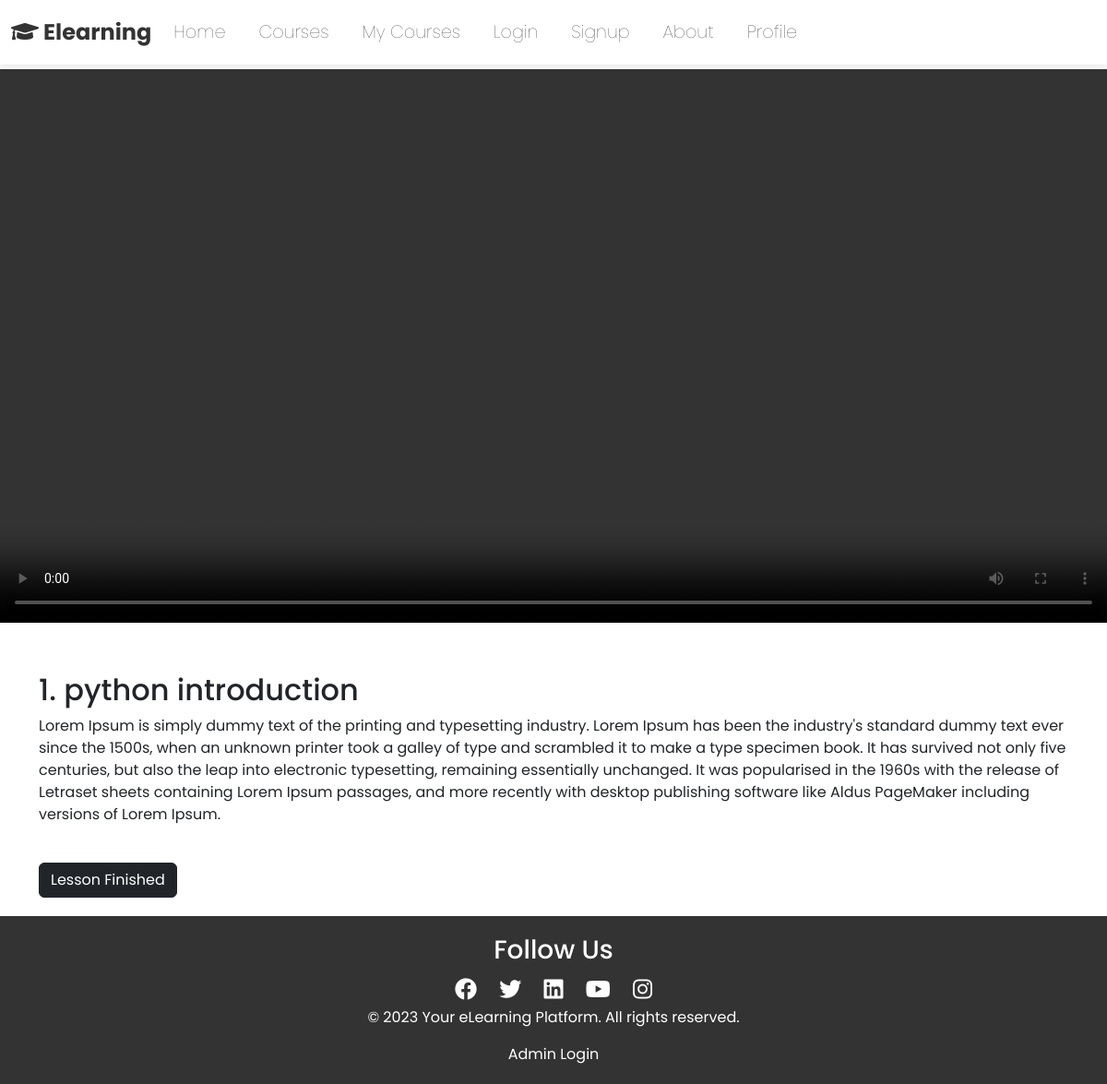
Page /user/viewLesson.php?lesson_id=1001&course_id=1 (signed in) on the committed database.
### tables this page shows
CREATE TABLE `lessons` (
  `lesson_id` int(11) NOT NULL,
  `course_id` int(11) NOT NULL,
  `lesson_name` varchar(500) NOT NULL,
  `lesson_content` varchar(150) NOT NULL,
  `lesson_no` int(11) NOT NULL,
  `lesson_description` varchar(5000) NOT NULL
);

### user/viewLesson.php (the view, shortened to what this page needs)
<!DOCTYPE html>
<html lang="en">
<head>
    <link rel="stylesheet" href="../css/bootstrap.min.css">
</head>
<body>
    <?php
        include 'header.php';
        include '../components/dbConnection.php';
        if (isset($_GET['lesson_id']) && isset($_GET['course_id'])) {
            $lesson_id = $_GET['lesson_id'];
            $lesson_query = "SELECT * FROM lessons WHERE lesson_id = $lesson_id";
            $lesson_result = mysqli_query($conn, $lesson_query);
            if ($lesson_result) {
                $lesson = mysqli_fetch_assoc($lesson_result);
    ?>
                <video src="<?php echo $lesson['lesson_content']; ?>" controls loop style="width: 100%; height: 100%; margin-top: 75px;"></video>
                <div class="container mt-5">
                    <form method="post" action="">
                        <h2><?php echo $lesson['lesson_no']; ?>. <?php echo $lesson['lesson_name']; ?></h2>
                        <p><?php echo $lesson['lesson_description']; ?></p>
                        <br>
                        <button type="submit" name="lesson_finished" class="btn btn-dark">Lesson Finished</button>
                    </form>
                </div>
    <?php
            } else {
                echo "Error fetching lesson details.";
            }
        } else {
            echo "Lesson ID or Course ID not provided.";
        }
        include 'footer.php';
    ?>
</body>
</html>

### user/header.php (style rules this page uses)
* { font-family: 'Poppins', sans-serif; }

### user/footer.php (style rules this page uses)
body { margin: 0; padding: 0; box-sizing: border-box; }

### rows in the picture
lessons: lesson_no "1", lesson_name "python introduction", lesson_description "Lorem Ipsum is simply dummy text of the printing and typesetting industry. Lorem Ipsum has been the industry's standard dummy text ever since the 1500s, when an unknown printer took a galley of type and scrambled it to make a type specimen book. It has survived not only five centuries, but also the leap into electronic typesetting, remaining essentially unchanged. It was popularised in the 1960s with the release of Letraset sheets containing Lorem Ipsum passages, and more recently with desktop publishing software like Aldus PageMaker including versions of Lorem Ipsum."
